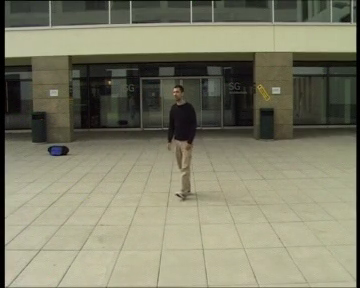
#> input picture frame 199 of Task4/Videos/campus4-c0.mp4, 360 x 288 px
$ jupyter execute task3.ipynb
#> lines starting #> are read from the running program, lines starting #| are printed output that depends on the picture; pictures that were not available may be replaced by others from this repository, and a replacement may not be noted
[cell 1]
import cv2
import numpy as np
from PIL import Image
import matplotlib.pyplot as plt
from collections import defaultdict

[cell 2]
# C:\Users\Dell\DataScience\Lums\CS5310\MiniProject\Task3
load_dir = "C:/Users/Dell/DataScience/Lums/CS5310/MiniProject/Task3/"

cams_detail = {
    "Camera-1": load_dir + "Videos/campus4-c0.mp4",
    "Camera-2": load_dir + "Videos/campus4-c1.mp4",
    "Camera-3": load_dir + "Videos/campus4-c2.mp4"
}

[cell 3]
def getVideoFrame(cams_detail):
    cams_frame = {}
    for key, video_address in cams_detail.items():

        cam = cv2.VideoCapture(video_address)
        ret, frame = cam.read()
#> frame is the input picture: shape (288, 360, 3); mean B, G, R 104.8, 126.2, 127.1
        if ret == True:
            cams_frame[key] = frame
        cam.release()

    return cams_frame

cams_frame = getVideoFrame(cams_detail)
#> cams_frame = 3 items

[cell 4]
# save single image from each camera in Images folder
for key, frame in cams_frame.items():

    save_dir = load_dir + 'Images' + f'/{key}.jpg'
    ret = cv2.imwrite(save_dir, frame, [cv2.IMWRITE_JPEG_QUALITY, 100])
    if ret == True:
        print(key,"Image Saved: ",frame.shape, save_dir)
        cv2.imshow(key, frame)
        cv2.waitKey(0)
#> this loop made 3 passes
#> key on passes 1 to 3: 'Camera-1', 'Camera-2', 'Camera-3'
#| Camera-1 Image Saved:  (288, 360, 3) C:/Users/Dell/DataScience/Lums/CS5310/MiniProject/Task3/Images/Camera-1.jpg
#| Camera-2 Image Saved:  (288, 360, 3) C:/Users/Dell/DataScience/Lums/CS5310/MiniProject/Task3/Images/Camera-2.jpg
#| Camera-3 Image Saved:  (288, 360, 3) C:/Users/Dell/DataScience/Lums/CS5310/MiniProject/Task3/Images/Camera-3.jpg

cv2.destroyAllWindows()

### Select Points

[cell 5]
imagePath = {
    "Camera-1": load_dir + "/Images/Camera-1.jpg",
    "Camera-2": load_dir + "/Images/Camera-2.jpg",
    "Camera-3": load_dir + "/Images/Camera-3.jpg",
    "Top-View": load_dir + "/Images/top_view.jpg"
}

[cell 6]
# [7 lines left out: function click_event, not called in this run]

[cell 7]
# [16 lines left out: function mark_points, not called in this run]

[cell 8]
# [15 lines left out: function show_images_to_mark, not called in this run]

## Calculate Homography

[cell 9]
# [11 lines left out: function calculate_homography, not called in this run]

## Apply Homograhy

[cell 10]
# [14 lines left out: function warpImages, not called in this run]

[cell 11]
# [7 lines left out: function apply_homography, not called in this run]

## Run

[cell 12]
# path of images marked is Images/Marked
# [12 lines left out: function homography, not called in this run]

Uncomment below code to mark homography

[cell 13]
# [9 lines of commented-out code are left out]

## Homography on Video

[cell 14]
source_images = ["Camera-1", "Camera-2", "Camera-3"]

Homography_matrix = {}
Homography_matrix["Camera-1"] = np.array([[-0.211332, -0.405226, 70.781223], [-0.019746, -1.564936, 226.377280], [-0.000025, -0.001961, 0.160791]])
Homography_matrix["Camera-2"] = np.array([[0.000745, 0.350335, -98.376103], [-0.164871, -0.390422, 54.081423], [0.000021, -0.001668, 0.111075]])
Homography_matrix["Camera-3"] = np.array([[0.089976, 1.066795, -152.055667], [-0.116343, 0.861342, -75.122116], [0.000015, 0.001442, -0.064065]])

[cell 15]
cameras = {
    "Camera-1": load_dir + "Videos/campus4-c0.mp4",
    "Camera-2": load_dir + "Videos/campus4-c1.mp4",
    "Camera-3": load_dir + "Videos/campus4-c2.mp4"
}

[cell 16]
def Get_Available_Cams(cameras):
    available_cams = {}

    for key, video_address in cameras.items():
        cam = cv2.VideoCapture(video_address)
        if cam.isOpened() == True:
            available_cams[key] = cam

    return available_cams

[cell 17]
def Apply_Homograpy_On_Frames(current_frame):

    merge_image = []
    flag = True

    for key in list(current_frame.keys()):
        new_image = cv2.warpPerspective(current_frame[key], Homography_matrix[key] ,(700,700)).astype('uint32')
        if flag == True:
            merge_image = new_image
            flag = False
        else:
            merge_image += new_image


    length = len(current_frame.keys())
    merge_image =  np.array((np.array(merge_image) / length)).astype('uint8')

    cv2.imshow("Merged", merge_image)
    cv2.waitKey(1)

    return merge_image

[cell 18]
def Read_Image(available_cams):

    cam_keys = list(available_cams.keys())
    save_path =  load_dir + 'FinalVideo/top_view_video.mp4'
    fourcc = cv2.VideoWriter_fourcc(*'MP4V')
    top_view_video = cv2.VideoWriter(save_path, fourcc, 25, (700,700))

    while len(cam_keys) == len(available_cams):
        current_frame = {}
        for i , key in enumerate(cam_keys):
            is_open , frame = available_cams[key].read()
            if is_open == True:
                current_frame[key] = frame
            else:
                cam_keys.pop(i)

        if len(cam_keys) == len(available_cams):
            merge_image = Apply_Homograpy_On_Frames(current_frame)
            top_view_video.write(merge_image)

    for key in available_cams.keys():
        available_cams[key].release()

    top_view_video.release()

[cell 19]
top_view_path = load_dir + "Images/top_view.jpg"
top_image = cv2.imread(top_view_path, 1)

camerasAvailable = Get_Available_Cams(cameras)
#> camerasAvailable = 3 items
Read_Image(camerasAvailable)
#> in Read_Image, `cam_keys = list(available_cams.keys())`: cam_keys = ['Camera-1', 'Camera-2', 'Camera-3']
#> in Read_Image, `fourcc = cv2.VideoWriter_fourcc(*'MP4V')`: fourcc = 1446269005
#> the loop in Read_Image, `for i , key in enumerate(cam_keys):` made 3 passes
#> after the loop in Read_Image, `for i , key in enumerate(cam_keys):`: current_frame = 3 items
#> the loop in Apply_Homograpy_On_Frames, `for key in list(current_frame.keys()):` made 3 passes
#> pass 1, in Apply_Homograpy_On_Frames, `new_image = cv2.warpPerspective(current_frame[key], Homography_matrix[..`:
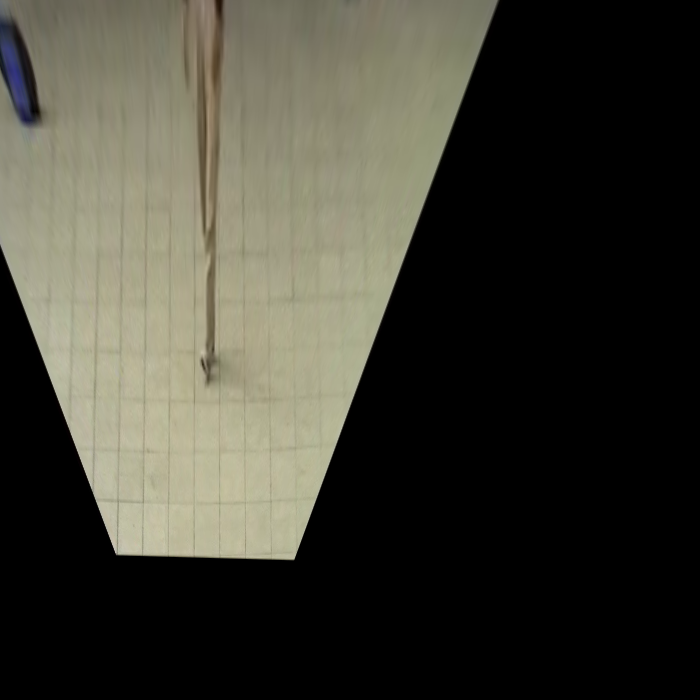
#> new_image: shape (700, 700, 3) uint32; mean of channels 0, 1, 2 52.6, 62.8, 64; drawn as B, G, R
#> pass 2, in Apply_Homograpy_On_Frames, `new_image = cv2.warpPerspective(current_frame[key], Homography_matrix[..`:
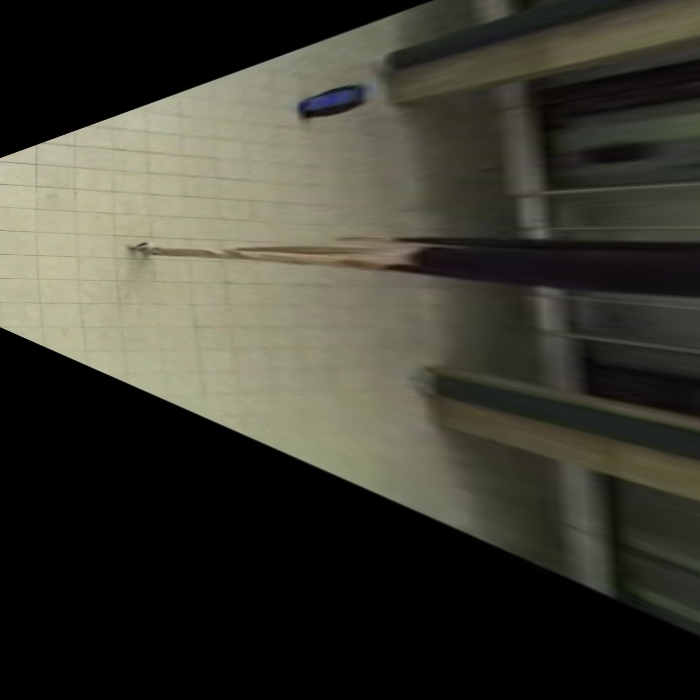
#> new_image: shape (700, 700, 3) uint32; mean of channels 0, 1, 2 49.8, 59.6, 60.9; drawn as B, G, R
#> pass 2, in Apply_Homograpy_On_Frames, `merge_image += new_image`:
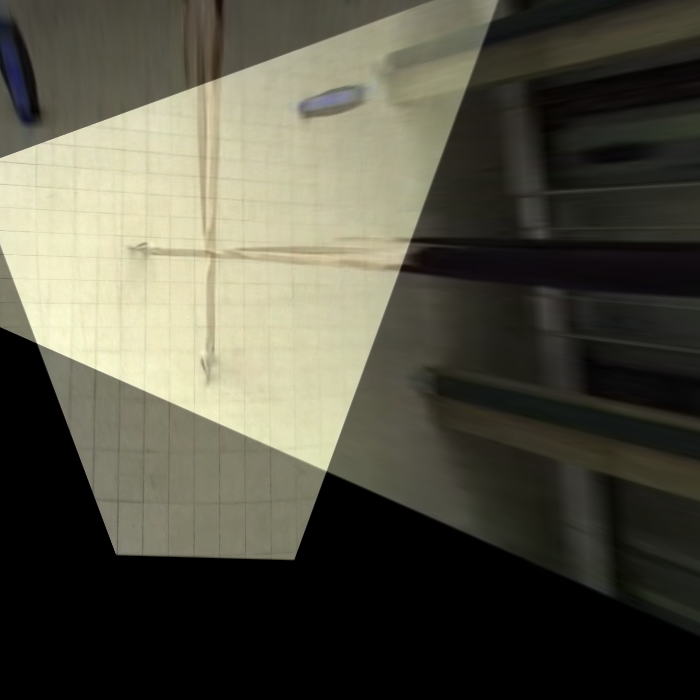
#> merge_image: shape (700, 700, 3) uint32; mean of channels 0, 1, 2 102.4, 122.5, 124.9; drawn with min black and max white
#> pass 3, in Apply_Homograpy_On_Frames, `new_image = cv2.warpPerspective(current_frame[key], Homography_matrix[..`:
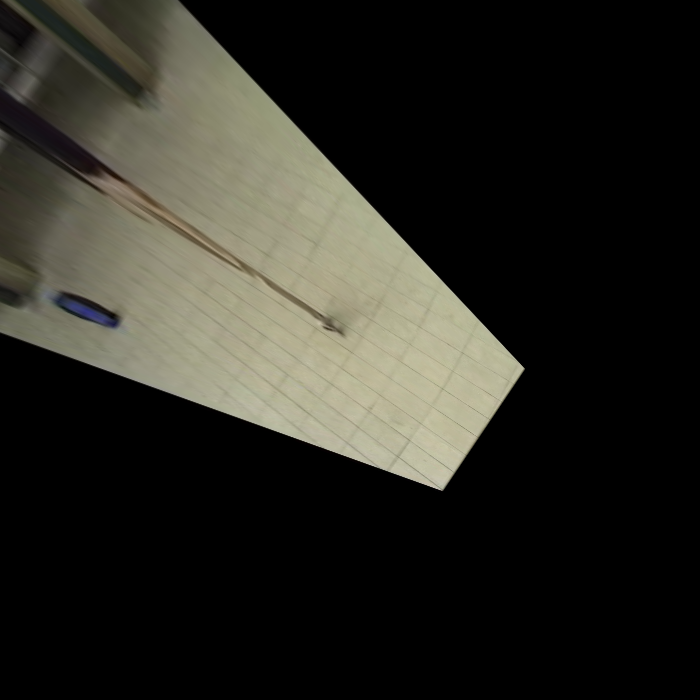
#> new_image: shape (700, 700, 3) uint32; mean of channels 0, 1, 2 34.6, 41.3, 42.2; drawn as B, G, R
#> after the loop in Apply_Homograpy_On_Frames, `for key in list(current_frame.keys()):`:
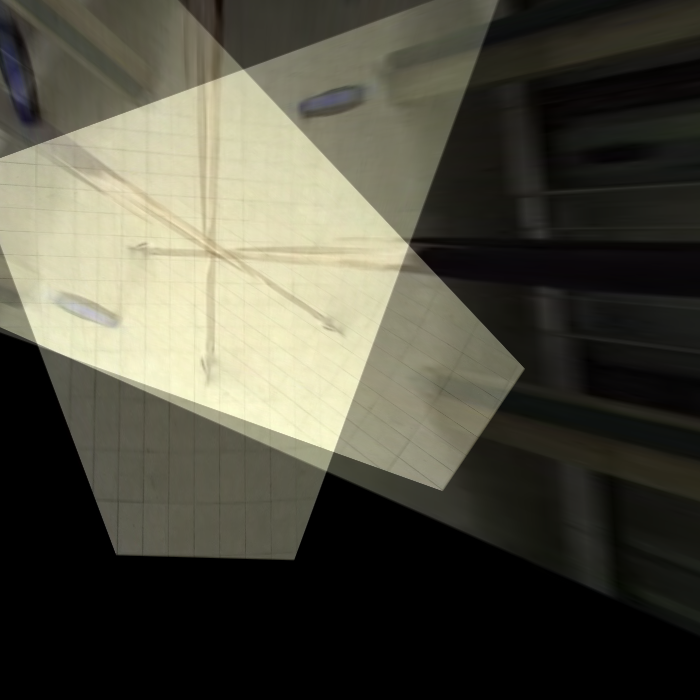
#> merge_image: shape (700, 700, 3) uint32; mean of channels 0, 1, 2 137, 163.8, 167; drawn with min black and max white
#> after the loop in Apply_Homograpy_On_Frames, `for key in list(current_frame.keys()):`: flag = False
#> in Apply_Homograpy_On_Frames, `length = len(current_frame.keys())`: length = 3
#> in Apply_Homograpy_On_Frames, `merge_image =  np.array((np.array(merge_image) / length)).astype('uint..`:
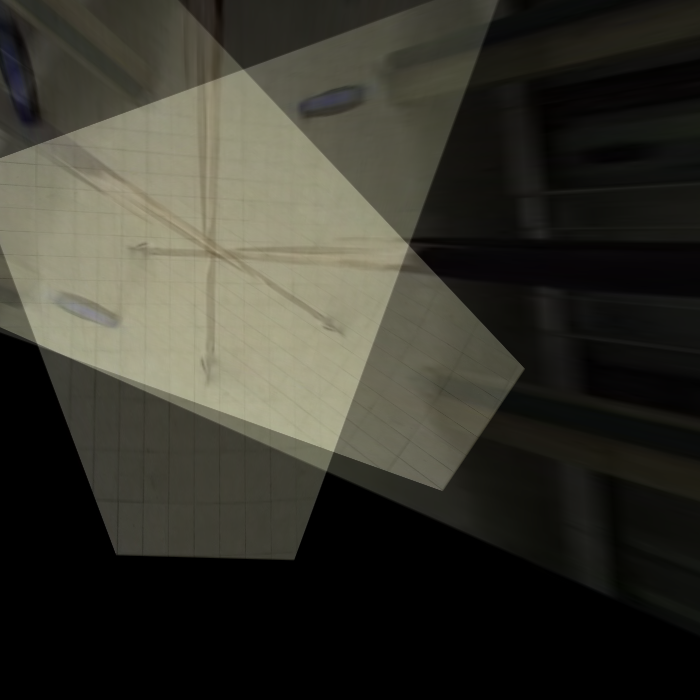
#> merge_image: shape (700, 700, 3); mean of channels 0, 1, 2 45.4, 54.3, 55.4; drawn as B, G, R
cv2.destroyAllWindows()

$ run again, starting later in the video
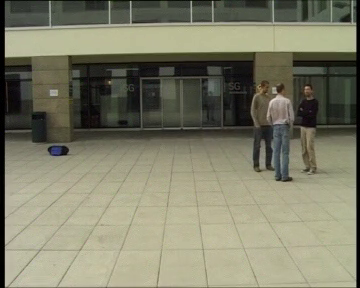
#> input picture frame 899 of Task4/Videos/campus4-c0.mp4, 360 x 288 px
#> in getVideoFrame, frame is the input picture: shape (288, 360, 3); mean B, G, R 104.4, 125.3, 126.1
#> cams_frame = 3 items
#> the loop `for key, frame in cams_frame.items(): ` made 3 passes
#> key on passes 1 to 3: 'Camera-1', 'Camera-2', 'Camera-3'
#> (printed output is left out)
#> cam_keys = ['Camera-1', 'Camera-2', 'Camera-3']
#> fourcc = 1446269005
#> the loop in Read_Image, `for i , key in enumerate(cam_keys):` made 3 passes
#> after the loop in Read_Image, `for i , key in enumerate(cam_keys):`: current_frame = 3 items
#> the loop in Apply_Homograpy_On_Frames, `for key in list(current_frame.keys()):` made 3 passes
#> after the loop in Apply_Homograpy_On_Frames, `for key in list(current_frame.keys()):`:
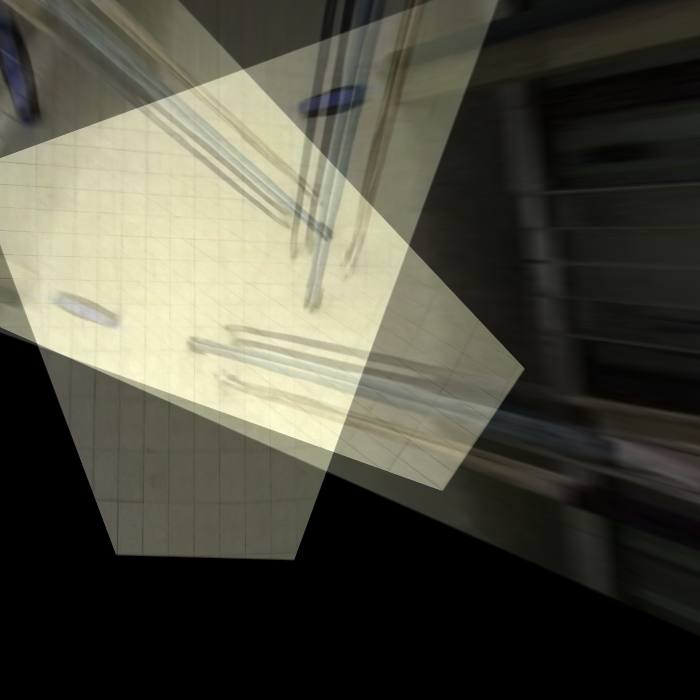
#> merge_image: shape (700, 700, 3) uint32; mean of channels 0, 1, 2 136, 161.5, 163.9; drawn with min black and max white
#> after the loop in Apply_Homograpy_On_Frames, `for key in list(current_frame.keys()):`: flag = False
#> length = 3
#> in Apply_Homograpy_On_Frames, `merge_image =  np.array((np.array(merge_image) / length)).astype('uint..`:
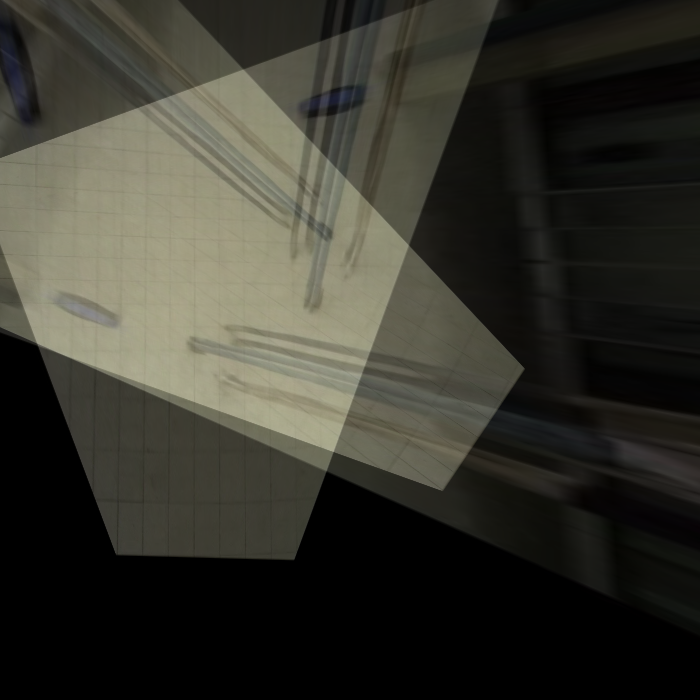
#> merge_image: shape (700, 700, 3); mean of channels 0, 1, 2 45.1, 53.6, 54.4; drawn as B, G, R

$ run again, starting later in the video
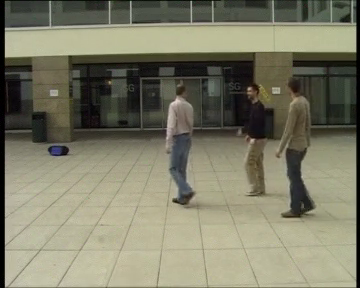
#> input picture frame 1599 of Task4/Videos/campus4-c0.mp4, 360 x 288 px
#> in getVideoFrame, frame is the input picture: shape (288, 360, 3); mean B, G, R 103.4, 123.8, 125.3
#> cams_frame = 3 items
#> the loop `for key, frame in cams_frame.items(): ` made 3 passes
#> key on passes 1 to 3: 'Camera-1', 'Camera-2', 'Camera-3'
#> (printed output is left out)
#> cam_keys = ['Camera-1', 'Camera-2', 'Camera-3']
#> fourcc = 1446269005
#> the loop in Read_Image, `for i , key in enumerate(cam_keys):` made 3 passes
#> after the loop in Read_Image, `for i , key in enumerate(cam_keys):`: current_frame = 3 items
#> the loop in Apply_Homograpy_On_Frames, `for key in list(current_frame.keys()):` made 3 passes
#> after the loop in Apply_Homograpy_On_Frames, `for key in list(current_frame.keys()):`:
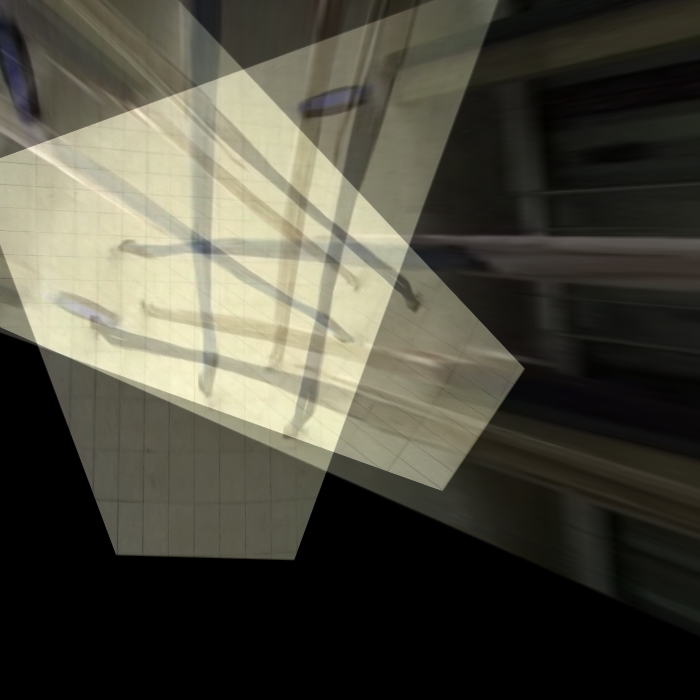
#> merge_image: shape (700, 700, 3) uint32; mean of channels 0, 1, 2 133.8, 158.8, 162.7; drawn with min black and max white
#> after the loop in Apply_Homograpy_On_Frames, `for key in list(current_frame.keys()):`: flag = False
#> length = 3
#> in Apply_Homograpy_On_Frames, `merge_image =  np.array((np.array(merge_image) / length)).astype('uint..`:
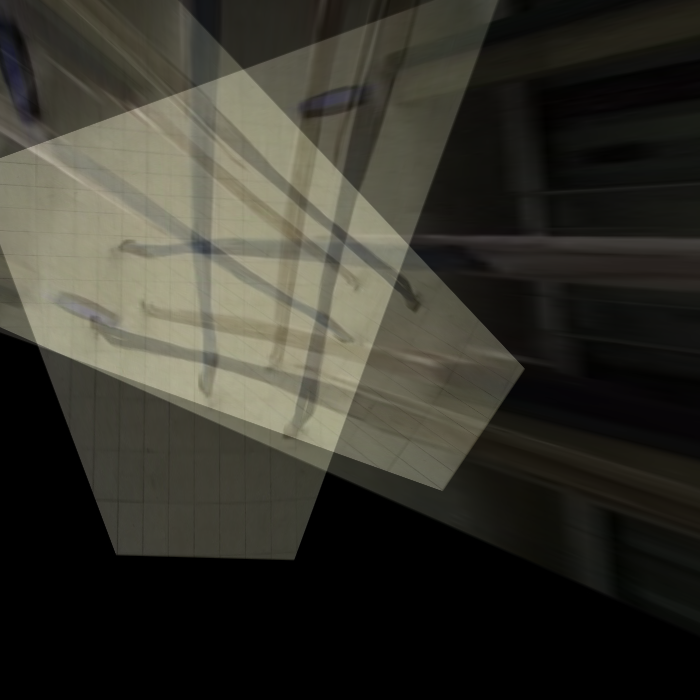
#> merge_image: shape (700, 700, 3); mean of channels 0, 1, 2 44.4, 52.7, 54; drawn as B, G, R
